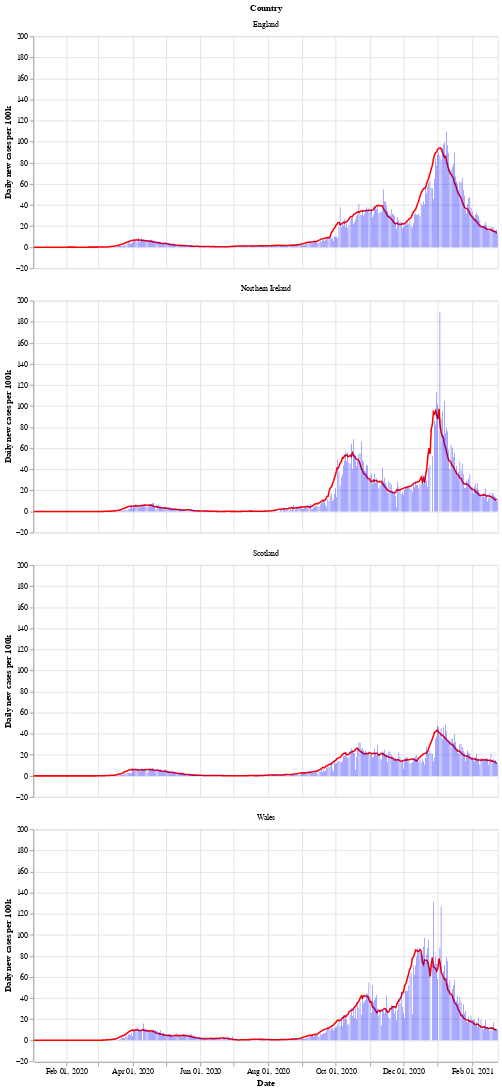

The cell this chart's notebook holds for it:
### Markdown cell above
Next is a bar chart of the number of new cases in each country (per 100k population), with the 7 day moving average of cases. Again we see that Wales saw a longer period of raising and falling cases compared to the other countries.

After a period of cases falling, each nation is now seeing a rise in the number of cases - especially in Wales.

### Code cell
# collapse
bars = alt.Chart(uk_cases).mark_bar().encode(
    x=alt.X("yearmonthdate(date):T", axis=alt.Axis(title='Date')),
    y=alt.Y("newCasesRate:Q", axis=alt.Axis(title='Daily new cases per 100k')),
    tooltip='newCasesRate',
    color=alt.condition(
        alt.datum.dailyChange > 0,
        alt.value("orange"),  # The positive color
        alt.value("blue")  # The negative color
    )
).properties(title='New cases per 100k population with rolling 7 day average', width=600).interactive()
line = alt.Chart(uk_cases).mark_line(
    color='red',
    size=2,
).transform_window(
    rolling_mean='mean(newCasesRate)',
    frame=[0, 7],
    groupby=['areaName']
).encode(
    x='yearmonthdate(date):T',
    y='rolling_mean:Q'
)
alt.layer(line, bars, data=uk_cases).facet(alt.Row('areaName', title='Country'), columns=1)

### Figure 1 — Vega-Lite specification as saved in the notebook (floating-point values rounded to 4 significant figures; data arrays with more than 128 entries replaced by an {"elided": "..."} marker saying what was removed)
{"config": {"view": {"continuousWidth": 400, "continuousHeight": 300}}, "data": {"name": "data-078ffe957bedcfb2832175befe63d710"}, "facet": {"type": "nominal", "field": "areaName", "title": "Country"}, "spec": {"layer": [{"mark": {"type": "line", "color": "red", "size": 2}, "encoding": {"x": {"type": "temporal", "field": "date", "timeUnit": "yearmonthdate"}, "y": {"type": "quantitative", "field": "rolling_mean"}}, "transform": [{"window": [{"op": "mean", "field": "newCasesRate", "as": "rolling_mean"}], "frame": [0, 7], "groupby": ["areaName"]}]}, {"mark": "bar", "encoding": {"color": {"condition": {"value": "orange", "test": "(datum.dailyChange > 0)"}, "value": "blue"}, "tooltip": {"type": "quantitative", "field": "newCasesRate"}, "x": {"type": "temporal", "axis": {"title": "Date"}, "field": "date", "timeUnit": "yearmonthdate"}, "y": {"type": "quantitative", "axis": {"title": "Daily new cases per 100k"}, "field": "newCasesRate"}}, "selection": {"selector002": {"type": "interval", "bind": "scales", "encodings": ["x", "y"]}}, "title": "New cases per 100k population with rolling 7 day average", "width": 600}]}, "columns": 1, "$schema": "https://vega.github.io/schema/vega-lite/v4.8.1.json", "datasets": {"data-078ffe957bedcfb2832175befe63d710": {"elided": "1672 records"}}}
